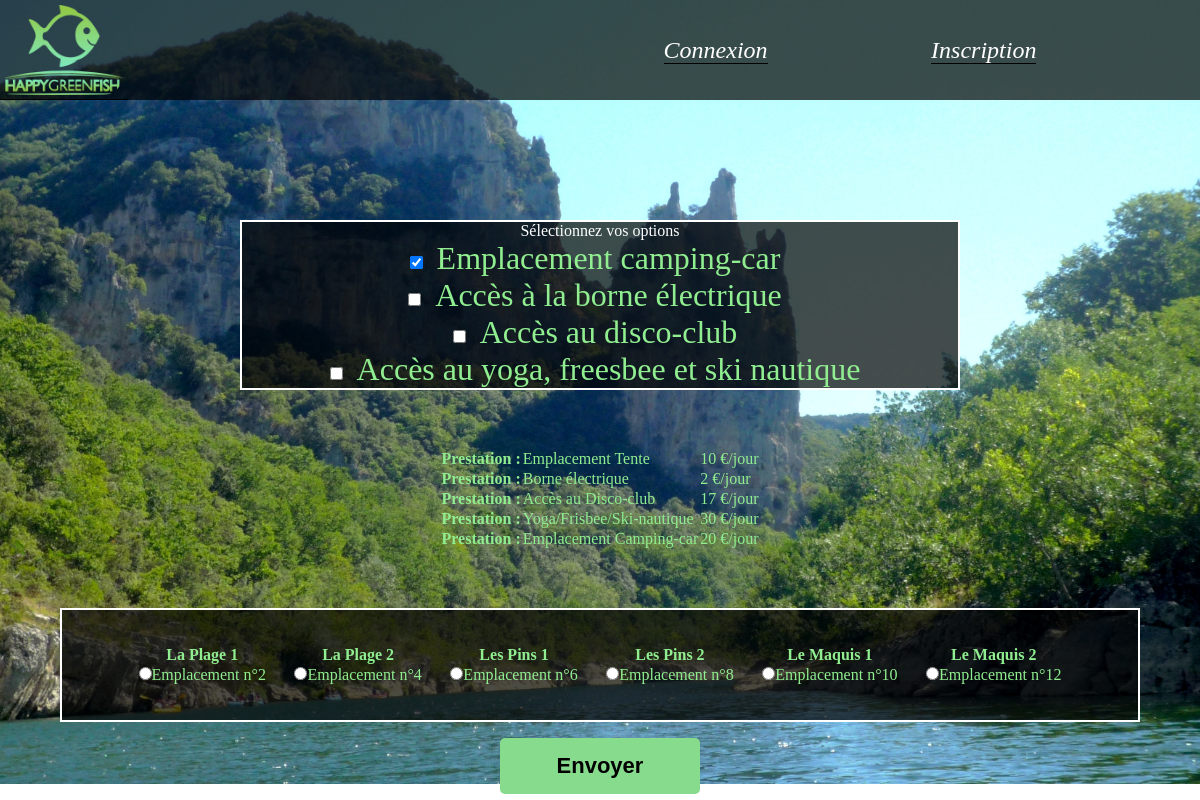
The page /reserver-emplacements.php on the database its author committed.
### tables this page shows
CREATE TABLE `prestations` (
                               `id_prestation` int(11) NOT NULL,
                               `nom_prestation` varchar(30) NOT NULL,
                               `cout_prestation` int(11) NOT NULL
);

### script/class/option.php (called while the page is built, shortened)
<?php
class Option
{
    public function optionList()
    {
        $pdo = $this->dbConnect();
        $query = $pdo->prepare("SELECT * FROM prestations");
        $query->execute();
        $result = $query->fetchAll();
        return $result;
    }
    protected function dbConnect()
    {
        $dbtype = 'mysql';
        $dbhost = 'localhost';
        $dbname = 'camping';
        $dbusername = 'root';
        $dbpassword = '';
        $dsn = $dbtype . ':host=' . $dbhost . ';dbname=' . $dbname;
        try {
            $pdo = new \PDO($dsn, $dbusername, $dbpassword);
        } catch (PDOException $pe) {
            echo 'Connection error :' . $pe->getMessage();
        }
        return $pdo;
    }
}

### reserver-emplacements.php (the view, shortened to what this page needs)
<?php
include 'script/class/option.php';
$startDate = $_SESSION['startDate'];
$endDate = $_SESSION['endDate'];
$datePlace = new Event();
$datePlace = $datePlace->testAllPlace($startDate, $endDate);
?>
<body>
    <section class="main_pro_sec">
        <?php include_once 'header.php'; ?>
        <form method="POST" action="reserver-emplacements.php">
            <fieldset class="main-res">
                <div>
                    <p>Sélectionnez vos options</p>
                    <div>
                        <input type="checkbox" id="campingCar" name="option[]" value="5" onclick="return false" checked>
                        <label class="connexion__label" for="borne">Emplacement camping-car</label>
                    </div>
                    <div>
                        <input type="checkbox" id="borne" name="option[]" value="2">
                        <label class="connexion__label" for="borne">Accès à la borne électrique</label>
                    </div>
                    <div>
                        <input type="checkbox" id="disco" name="option[]" value="3">
                        <label class="connexion__label" for="disco">Accès au disco-club</label>
                    </div>
                    <div>
                        <input type="checkbox" id="activity" name="option[]" value="4">
                        <label class="connexion__label" for="activity">Accès au yoga, freesbee et ski nautique</label>
                    </div>
                </div>
            </fieldset>
            <section>
                <article class="field_tab">
                    <table class="txt__label">
                        <?php
                        $optionList = new Option();
                        $optionList = $optionList->optionList();
                        foreach ($optionList as $oplist) {
                            echo "<tr><th>Prestation : </th><td>" . $oplist['nom_prestation'] . "</td><td>" . $oplist['cout_prestation'] . " €/jour</td></tr>";
                        }
                        ?>
                    </table>
                </article>
            </section>
            <fieldset class="field_tab main-res">
                <table class="txt__label">
                    <th>La Plage 1</th>
                    <?php
                    $pl = 0;
                    for ($emplacement = 1; $emplacement < 2; $emplacement++) {
                        $set = false;
                        foreach ($datePlace as $idPlace) {
                            if ($idPlace['id_emplacement'] == $emplacement) {
                                $set = true;
                            }
                        }
                        if ($set == true) {
                            $pl++;
                        }
                    }
                    if ($pl < 1) {
                        echo '<tr><td><input type="radio" name="reserve" id="place" value="' . $emplacement . '" required><label>Emplacement n°' . $emplacement . '</label></td></tr>';
                    } else {
                        echo '<tr><td>Emplacement réservé</td></tr>';
                    }
                    ?>
                </table>
                <table class="txt__label">
                    <th>La Plage 2</th>
                    <?php
                    $pl = 0;
                    for ($emplacement = 3; $emplacement < 4; $emplacement++) {
                        $set = false;
                        foreach ($datePlace as $idPlace) {
                            if ($idPlace['id_emplacement'] == $emplacement) {
                                $set = true;
                            }
                        }
                        if ($set == true) {
                            $pl++;
                        }
                    }
                    if ($pl < 1) {
                        echo '<tr><td><input type="radio" name="reserve" id="place" value="' . $emplacement . '" required><label>Emplacement n°' . $emplacement . '</label></td></tr>';
                    } else {
                        echo '<tr><td>Emplacement réservé</td></tr>';
                    }
                    ?>
                </table>
                <table class="txt__label">
                    <th>Les Pins 1</th>
                    <?php
                    $pl = 0;
                    for ($emplacement = 5; $emplacement < 6; $emplacement++) {
                        $set = false;
                        foreach ($datePlace as $idPlace) {
                            if ($idPlace['id_emplacement'] == $emplacement) {
                                $set = true;
                            }
                        }
                        if ($set == true) {
                            $pl++;
                        }
                    }
                    if ($pl < 1) {
                        echo '<tr><td><input type="radio" name="reserve" id="place" value="' . $emplacement . '" required><label>Emplacement n°' . $emplacement . '</label></td></tr>';
                    } else {
                        echo '<tr><td>Emplacement réservé</td></tr>';
                    }
                    ?>
                </table>
                <table class="txt__label">
                    <th>Les Pins 2</th>
                    <?php
                    $pl = 0;
                    for ($emplacement = 7; $emplacement < 8; $emplacement++) {
                        $set = false;
                        foreach ($datePlace as $idPlace) {
                            if ($idPlace['id_emplacement'] == $emplacement) {
                                $set = true;
                            }
                        }
                        if ($set == true) {
                            $pl++;
                        }
                    }
                    if ($pl < 1) {
                        echo '<tr><td><input type="radio" name="reserve" id="place" value="' . $emplacement . '" required><label>Emplacement n°' . $emplacement . '</label></td></tr>';
                    } else {
                        echo '<tr><td>Emplacement réservé</td></tr>';
                    }
                    ?>
                </table>
                <table class="txt__label">
                    <th>Le Maquis 1</th>
                    <?php
                    $pl = 0;
                    for ($emplacement = 9; $emplacement < 10; $emplacement++) {
                        $set = false;
                        foreach ($datePlace as $idPlace) {
                            if ($idPlace['id_emplacement'] == $emplacement) {
                                $set = true;
                            }
                        }
                        if ($set == true) {
                            $pl++;
                        }
                    }
                    if ($pl < 1) {
                        echo '<tr><td><input type="radio" name="reserve" id="place" value="' . $emplacement . '" required><label>Emplacement n°' . $emplacement . '</label></td></tr>';
                    } else {
                        echo '<tr><td>Emplacement réservé</td></tr>';
                    }
                    ?>
                </table>
                <table class="txt__label">
                    <th>Le Maquis 2</th>
                    <?php
                    $pl = 0;
                    for ($emplacement = 11; $emplacement < 12; $emplacement++) {
                        $set = false;
                        foreach ($datePlace as $idPlace) {
                            if ($idPlace['id_emplacement'] == $emplacement) {
                                $set = true;
                            }
                        }
                        if ($set == true) {
                            $pl++;
                        }
                    }
                    if ($pl < 1) {
                        echo '<tr><td><input type="radio" name="reserve" id="place" value="' . $emplacement . '" required><label>Emplacement n°' . $emplacement . '</label></td></tr>';
                    } else {
                        echo '<tr><td>Emplacement réservé</td></tr>';
                    }
                    ?>
                </table>
            </fieldset>
            <button class="index__button" type="submit" name="submit" value="Submit" class="btn btn-primary">Envoyer</button>
        </form>
    </section>
</body>

### site/style.css (style rules this page uses)
.index__button { border-radius: 5px 5px 5px 5px; color: black; padding: 15px; width: 200px; background-color: rgb(134, 220, 140); border: none; text-align: center; text-decoration: none; display: inline-block; font-size: 22px; font-weight: bold; margin: 4px 2px; transition-duration: 0.4s; cursor: pointer; }
.connexion__label { color: lightgreen; margin: 10px; font-size: 2em; }

### site/formstyle.css (style rules this page uses)
.main_pro_sec { color: white; height: 98vh; background: center url("../img/Ardeche3.jpg"); background-size: cover; text-align: center; }
.main-res { background: rgba(0, 0, 0, 0.7); border: 2px solid white; margin: 10% 20% 0% 20%; }
.field_tab { display: flex; justify-content: space-evenly; margin: 2% 5% 1% 5%; padding: 2% 5%; color: white; }
.txt__label { color: lightgreen; margin: 10px; }

### rows shown on the page
prestations: nom_prestation "Emplacement Tente", cout_prestation "10"
prestations: nom_prestation "Borne électrique", cout_prestation "2"
prestations: nom_prestation "Accès au Disco-club", cout_prestation "17"
prestations: nom_prestation "Yoga/Frisbee/Ski-nautique", cout_prestation "30"
prestations: nom_prestation "Emplacement Camping-car", cout_prestation "20"

### other values the page prints
$emplacement "2"
$emplacement "4"
$emplacement "6"
$emplacement "8"
$emplacement "10"
$emplacement "12"
